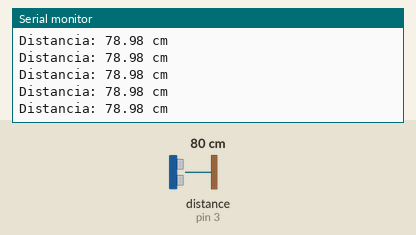
The sketch below on a simulated Arduino Uno, built with avr-gcc and run on an emulated ATmega328P. Parts: the last lines printed to the serial monitor. Wiring (inferred from the names in the program): ultrasonic range finder: trigger pin 2; echo pin 3. The test bench sets the inputs (shaded band); at power-on: distance to the obstacle (sensor on pin 3) 80 cm. The echo pulse lasts 58.3 µs per cm.

Above: at 1.2 s.
1.3 s: distance to the obstacle (sensor on pin 3) set to 120 cm
At 1.49 s:
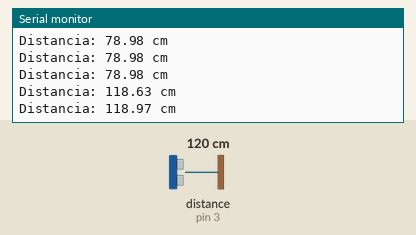
4.3 s: distance to the obstacle (sensor on pin 3) set to 35 cm
At 4.3 s:
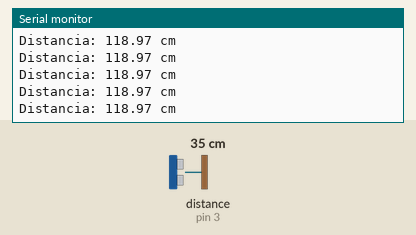
7.3 s: distance to the obstacle (sensor on pin 3) set to 250 cm
At 7.4 s:
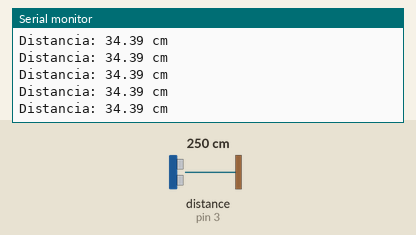
Timing chart, 0 to 10.3 s (numbered marks = the images above; inputs shaded):
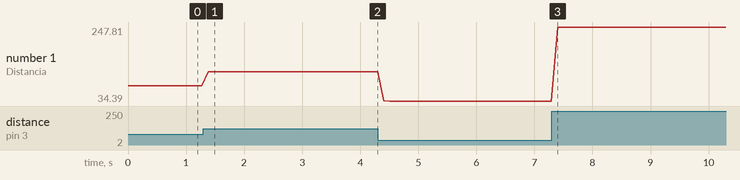

Measured:
- after the input at 1.3 s, the serial monitor: prints a new line after 0.08 s (image 1)
- plotted number 1: 78.98 → 118.97 after the input at 1.3 s, 118.97 → 34.39 after the input at 4.3 s, 34.39 → 247.81 after the input at 7.3 s

The sketch:

hcsr04.ino
```cpp
// Pino de trigger do sensor
#define TRIGGER_PIN 2
// Pino de echo do sensor
#define ECHO_PIN 3
const int POWER_PIN = 4;


void setup() {

  // Configure os pinos do sensor
  pinMode(TRIGGER_PIN, OUTPUT);
  pinMode(ECHO_PIN, INPUT);


  // Inicialize a comunicação serial
  Serial.begin(9600);

  // Configure o pino como saída
  pinMode(POWER_PIN, OUTPUT);
  digitalWrite(POWER_PIN, HIGH);


}

void loop() {
  // Acione o pulso de disparo
  digitalWrite(TRIGGER_PIN, LOW);
  delayMicroseconds(2);
  digitalWrite(TRIGGER_PIN, HIGH);
  delayMicroseconds(10);
  digitalWrite(TRIGGER_PIN, LOW);

  // Meça a duração do pulso de eco
  long duration = pulseIn(ECHO_PIN, HIGH);

  // Converta a duração em distância em centímetros
  float distance = duration * 0.034 / 2;

  // Imprima a distância no monitor serial
  Serial.print("Distancia: ");
  Serial.print(distance);
  Serial.println(" cm");

  // Aguarde um curto período antes de realizar a próxima leitura
  delay(100);
}
```
